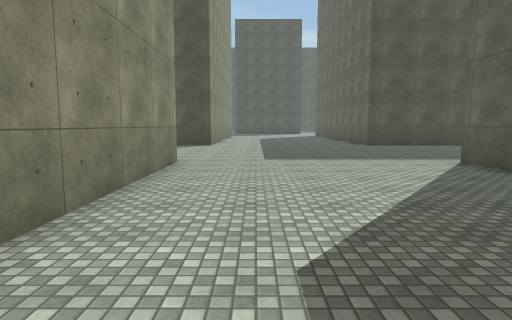
view 1 (above)

20 first-person views from a walk through a 3-D level made in the Unity game engine. The camera is 1.5 m above the floor, tilts 6° down and sees 75° across. The floor is counted in squares, 2 m on a side. Each view is taken from the middle of a square. On the plan, view 1 faces up. The plan holds only what a view shows up to about 11 squares ahead; the rest is blank. The place goes on beyond the plan. Surface patterns are stand-ins for the level's own textures.

view 2
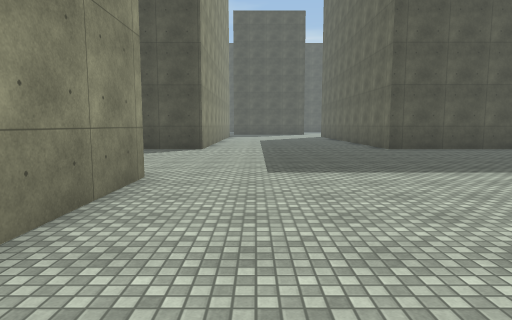

view 3
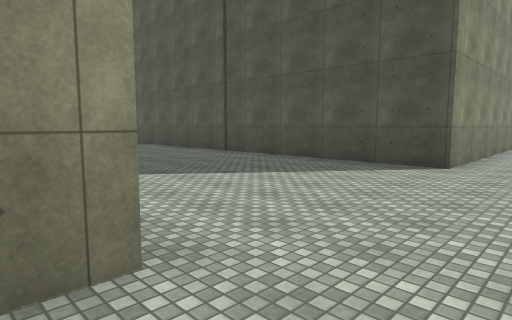

view 4
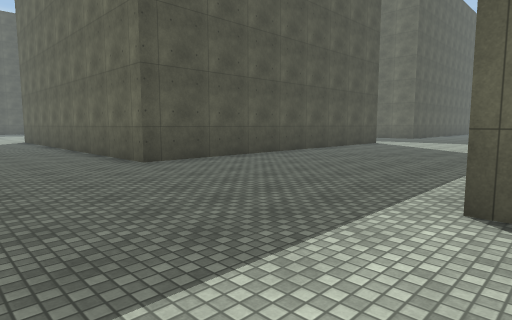

view 5
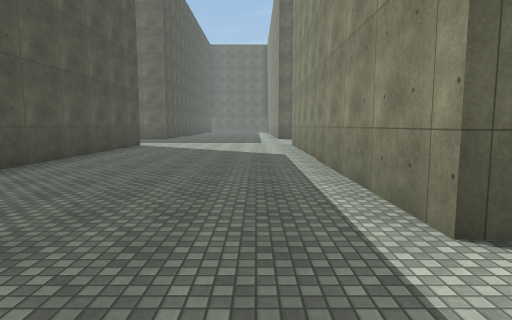

view 6
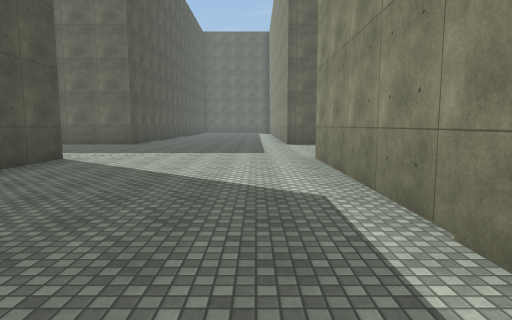

view 7
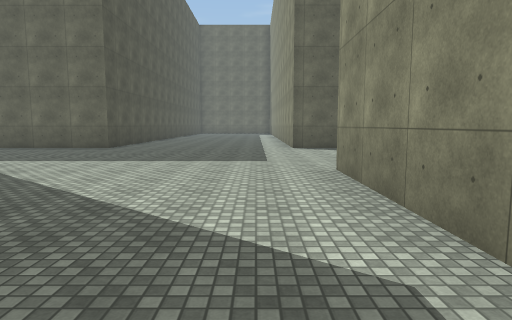

view 8
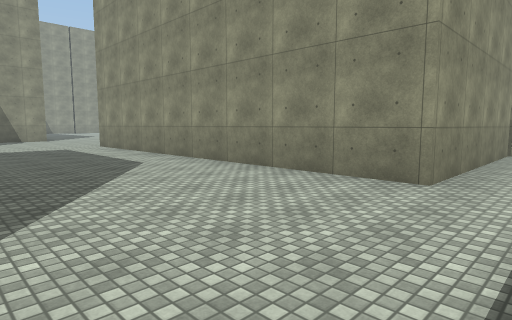

view 9
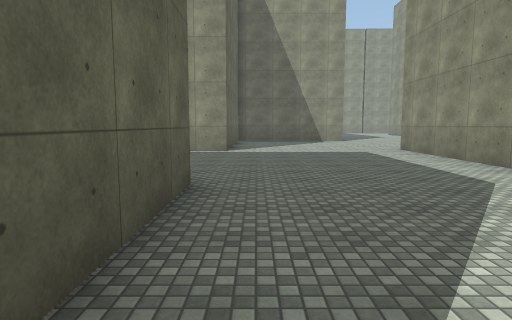

view 10
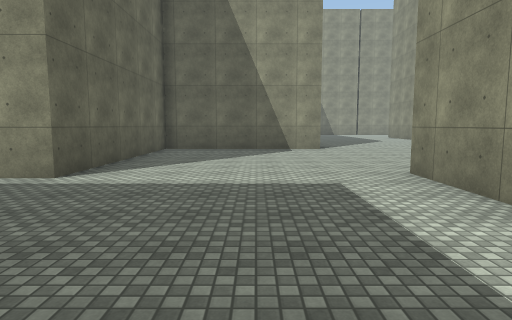

view 11
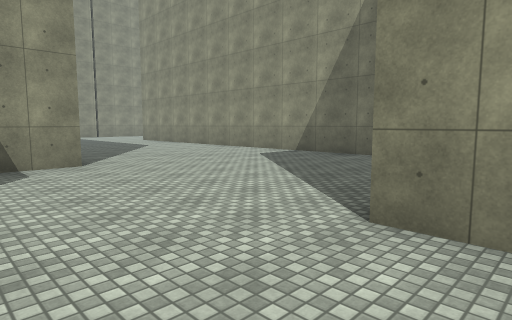

view 12
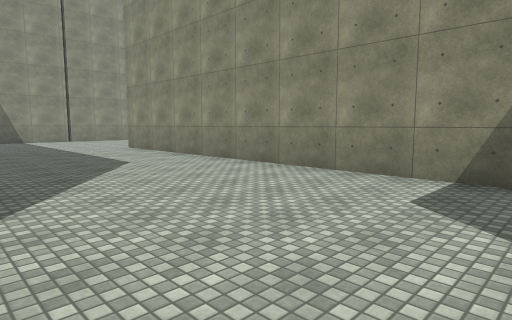

view 13
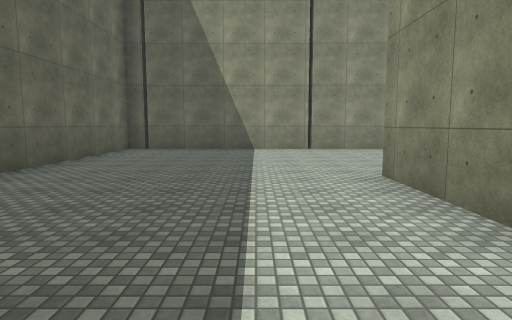

view 14
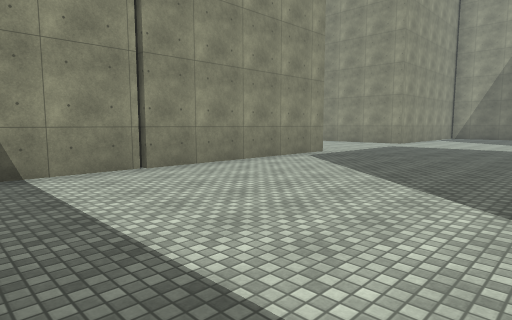

view 15
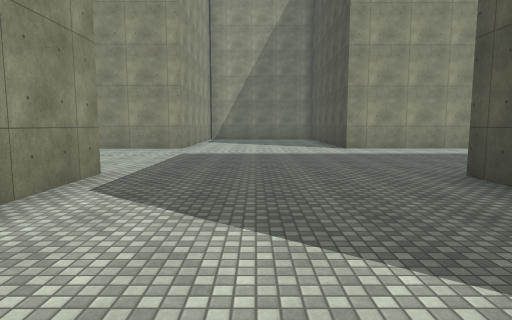

view 16
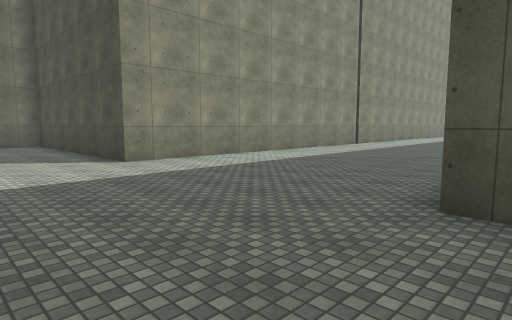

view 17
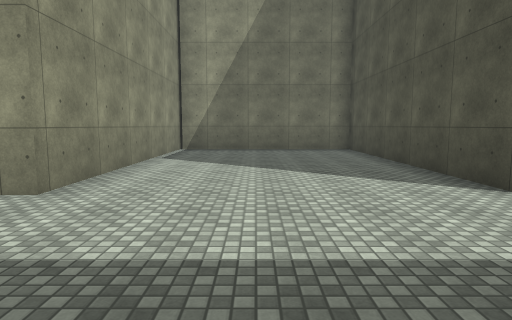

view 18
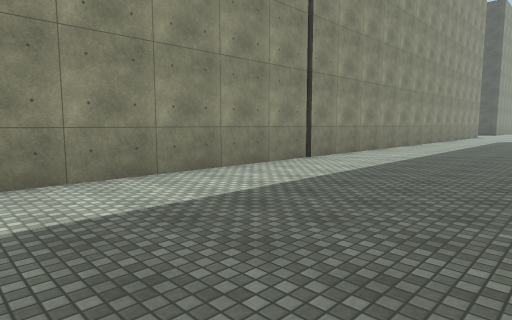

view 19
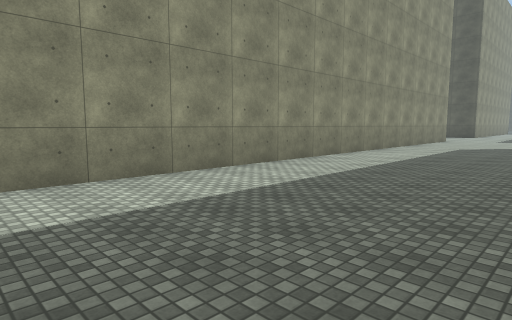

view 20
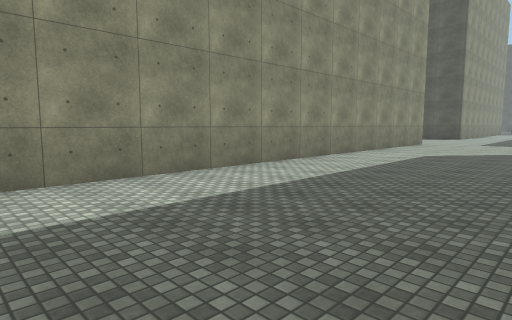

### Floor plan
Points are (right, up) in squares from view 1. A wall is a line through its corners. A room is listed if a view was taken in it or the views show most of it. See-through windows are left out.
Room 1 (views 1, 2, 3, 4, 5, 6, 7, 8, 9, 10, 11, 12, 13, 14, 15, 16, 17, 18, 19, 20)
walls: (9.1, -6.8) (9.1, -19); (14.9, -9.5) (19.8, -9.5) (19.8, -3.7) (21, -3.7); (4.1, 5.2) (4.1, 6.6) (14.6, 6.6) (14.6, -4.2); (19.8, 1.8) (19.8, 6.9); (5, -18.9) (4.1, -18.9); (-1.6, 6.9) (-1.6, -19.1) (-8.3, -19.1) (-8.3, -24.4); (14.5, 12.3) (4.1, 12.3) (4.1, 16.5); (9.1, -24.4) (9.1, -25); (19.8, 12.8) (19.8, 16.4); (3.9, -24.4) (15, -24.4) (15, -19.1); (-1.6, 16.5) (-1.6, 12.3) (-9.4, 12.3); (-8.8, -24.4) (-1.6, -24.4) (-1.6, -27)

Where each view was taken, in squares from view 1:
view 1: 0 up, 0 right, facing up
view 2: 2 up, 0 right, facing up
view 3: 6 up, 0 right, facing up-left
view 4: 6 up, 1 right, facing up-right
view 5: 8 up, 2 right, facing right
view 6: 8 up, 7 right, facing right
view 7: 8 up, 9 right, facing right
view 8: 8 up, 19 right, facing down-left
view 9: 6 up, 19 right, facing down
view 10: 1 up, 17 right, facing down
view 11: 3 down, 17 right, facing down-left
view 12: 8 down, 14 right, facing down-left
view 13: 14 down, 11 right, facing down
view 14: 19 down, 12 right, facing down-left
view 15: 22 down, 9 right, facing left
view 16: 22 down, 5 right, facing up-left
view 17: 22 down, 2 right, facing left
view 18: 16 down, 3 right, facing up-left
view 19: 10 down, 3 right, facing up-left
view 20: 7 down, 3 right, facing up-left
